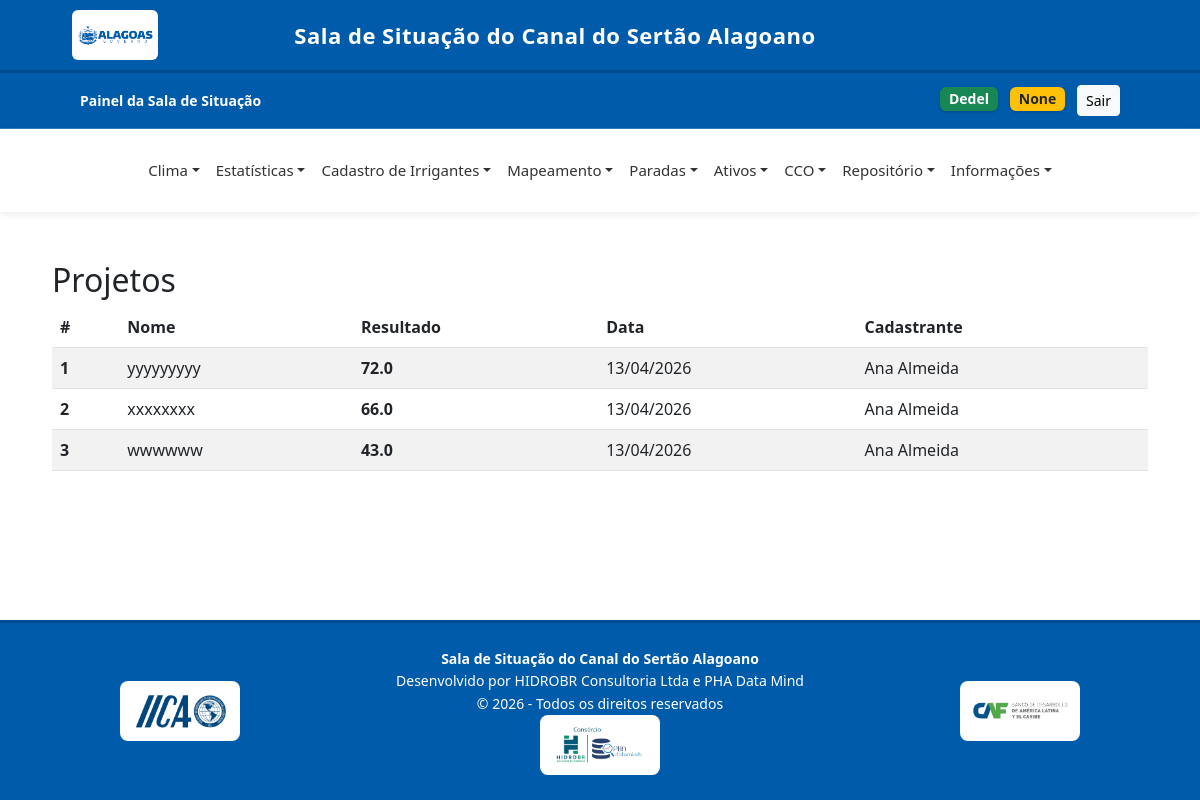
The app's page /projetos/ (signed in) with its own data.
### core/models.py (models this page shows, shortened)
class User(AbstractUser):
    GRUPOS_CHOICES = [
        ('seinfra', 'SEINFRA'),
        ('casal', 'CASAL'),
        ('segov', 'SEGOV'),
        ('seagri', 'SEAGRI'),
        ('arsal', 'ARSAL'),
        ('sefaz', 'SEFAZ'),
        ('iica', 'IICA'),
    ]
    grupo = models.CharField(max_length=50, choices=GRUPOS_CHOICES, blank=True, null=True)
    email = models.EmailField()
    groups = models.ManyToManyField(Group, related_name="+", blank=True)
    user_permissions = models.ManyToManyField(Permission, related_name="+", blank=True)
    def __str__(self):
        return self.get_full_name() or self.username

class Projeto(models.Model):
    NOTA_CHOICES = [(i, i) for i in range(1, 6)]
    nome = models.CharField(max_length=200)
    descricao = models.TextField(blank=True, null=True)
    determinacao_legal = models.IntegerField(choices=NOTA_CHOICES)
    impacto_metas = models.IntegerField(choices=NOTA_CHOICES)
    alinhamento = models.IntegerField(choices=NOTA_CHOICES)
    situacao = models.IntegerField(choices=NOTA_CHOICES)
    dispo_recurso = models.IntegerField(choices=NOTA_CHOICES)
    complexidade = models.IntegerField(choices=NOTA_CHOICES)
    custo = models.IntegerField(choices=NOTA_CHOICES)
    prazo = models.IntegerField(choices=NOTA_CHOICES)
    riscos = models.IntegerField(choices=NOTA_CHOICES)
    tempo_resultado = models.IntegerField(choices=NOTA_CHOICES)
    data_de_cadastro = models.DateTimeField(auto_now_add=True)
    cadastrante = models.ForeignKey(User, on_delete=models.SET_NULL, null=True)
    resultado = models.FloatField(blank=True, null=True)
    class Meta:
        ordering = ['-resultado']

### core/views.py (the view)
# urls.py: path('projetos/', views.lista_projetos, name='lista_projetos'),
@login_required
def lista_projetos(request):
    projetos = Projeto.objects.all()
    return render(request, 'projetos/lista.html', {
        'projetos': projetos
    })

### core/context_processors.py (called while the page is built, shortened)
def contador_ouvidoria(request):
    if not request.user.is_authenticated:
        return {}
    user = request.user
    if user.grupo =='seagri':
        qs = Manifestacao.objects.filter(setor_responsavel='SEAGRI')
    elif user.grupo == 'casal':
        qs = Manifestacao.objects.filter(setor_responsavel='CASAL')
    else:
        return {}

### templates/projetos/lista.html (shortened to what this page needs)
{% extends 'base.html' %}
{% load static %}
{% block content %}
<link rel="stylesheet" href="{% static 'css/lista.css' %}">
<div class="container mt-4">
    <h2>Projetos</h2>
    {% if projetos %}
    <table class="table table-striped">
        <thead>
            <tr>
                <th>#</th>
                <th>Nome</th>
                <th>Resultado</th>
                <th>Data</th>
                <th>Cadastrante</th>
            </tr>
        </thead>
        <tbody>
            {% for projeto in projetos %}
            <tr class="linha-clicavel" onclick="window.location='{% url 'detalhes_projeto' projeto.id %}'">
                <td><strong>{{ forloop.counter }}</strong></td>
                <td>{{ projeto.nome }}</td>
                <td><strong>{{ projeto.resultado }}</strong></td>
                <td>{{ projeto.data_de_cadastro|date:"d/m/Y" }}</td>
                <td>{{ projeto.cadastrante }}</td>
            </tr>
            {% endfor %}
        </tbody>
    </table>
    {% else %}
    <h6>Nenhum projeto foi cadastrado pela SEGOV até o momento.</h6>
    {% endif %}
</div>
{% endblock %}

### templates/base.html (shortened to what this page needs)
{% load static %}
<!DOCTYPE html>
<html lang="pt-br">
<head>
    <link rel="stylesheet" href="{% static 'css/base.css' %}">
    <link href="https://cdn.jsdelivr.net/npm/bootstrap@5.3.0/dist/css/bootstrap.min.css" rel="stylesheet">
    <link rel="stylesheet" href="https://unpkg.com/leaflet/dist/leaflet.css"/>
</head>
<body>
<div class="header-institucional">
    <div class="container-fluid d-flex align-items-center justify-content-between">
        <div class="d-flex align-items-center">
            <img src="{% static 'img/governo.png' %}" height="100" class="me-4">
        </div>
        <div class="titulo-sistema text-center">
            <a class="navbar-brand align-items-center" href="{% url 'home' %}">
                Sala de Situação do Canal do Sertão Alagoano
            </a>
        </div>
    </div>
</div>
<div class="navbar-custom d-flex justify-content-between align-items-center">
    <div>
        <a class="navbar-brand align-items-center" href="{% url 'home' %}">
            <span><strong>Painel da Sala de Situação</strong></span>
        </a>
    </div>
    <div>
        {% if user.is_authenticated %}
            <span class="badge bg-success badge-usuario me-2">
                {{ user.get_full_name|default:user.username }}
            </span>
            <span class="badge bg-warning text-dark badge-usuario me-2">
                {{ user.get_grupo_display }}
            </span>
            <form action="{% url 'logout' %}" method="post" style="display:inline;">
                <button type="submit" class="btn btn-light btn-sm">Sair</button>
            </form>
        {% endif %}
    </div>
</div>
{% if user.is_authenticated %}
<nav class="navbar navbar-expand-lg navbar-light">
    <div class="container-fluid">
        <div class="collapse navbar-collapse justify-content-center" id="navbarMenu">
            <ul class="navbar-nav">
                <li class="nav-item dropdown">
                    <a class="nav-link dropdown-toggle" href="#">Clima</a>
                </li>
                <li class="nav-item dropdown">
                    <a class="nav-link dropdown-toggle" href="#">Estatísticas</a>
                </li>
                <li class="nav-item dropdown">
                    <a class="nav-link dropdown-toggle" href="#">Cadastro de Irrigantes</a>
                </li>
                <li class="nav-item dropdown">
                    <a class="nav-link dropdown-toggle" href="#">Mapeamento</a>
                </li>
                <li class="nav-item dropdown">
                    <a class="nav-link dropdown-toggle" href="#">Paradas</a>
                </li>
                <li class="nav-item dropdown">
                    <a class="nav-link dropdown-toggle" href="#">Ativos</a>
                </li>
                <li class="nav-item dropdown">
                    <a class="nav-link dropdown-toggle" href="#">CCO</a>
                </li>
                <li class="nav-item dropdown">
                    <a class="nav-link dropdown-toggle" href="#">Repositório</a>
                </li>
                <li class="nav-item dropdown">
                    <a class="nav-link dropdown-toggle" href="#">Informações</a>
                </li>
            </ul>
        </div>
    </div>
</nav>
{% endif %}
<div class="container-main">
    {% block content %}
    {% endblock %}
</div>
<footer class="footer-institucional">
    <div class="container">
        <div class="row align-items-center">
            <div class="col-md-3 text-center text-md-start mb-3 mb-md-0">
                <div class="logo-box">
                    <img src="{% static 'img/iica.png' %}" alt="IICA">
                </div>
            </div>
            <div class="col-md-6 text-center footer-texto">
                <strong>Sala de Situação do Canal do Sertão Alagoano</strong><br>
                Desenvolvido por HIDROBR Consultoria Ltda e PHA Data Mind<br>
                © {% now "Y" %} - Todos os direitos reservados
                <div class="logo-box">
                    <img src="{% static 'img/hidro-pha.png' %}" alt="Hidro-PHA">
                </div>
            </div>
            <div class="col-md-3 text-center text-md-end">
                <div class="logos-direita">
                    <div class="logo-box">
                        <img src="{% static 'img/caf.png' %}" alt="CAF">
                    </div>
                </div>
            </div>
        </div>
    </div>
</footer>
</body>
</html>

### static/css/base.css (style rules this page uses)
html, body { height: 100%; }
body { margin: 0; font-family: Arial, Helvetica, sans-serif; background-color: #f4f6f9; display: flex; flex-direction: column; min-height: 100vh; }
.container-main { flex: 1; padding: 25px 40px; }
.header-institucional { background-color: #005baa; padding: 10px 60px; color: white; border-bottom: 3px solid #004a8f; }
.header-institucional img { max-height: 50px; background-color: white; padding: 6px 5px; border-radius: 6px; margin-right: 15px; }
.titulo-sistema { font-size: 22px; font-weight: bold; letter-spacing: 0.5px; }
.navbar-custom { background-color: #005baa; color: white; padding: 12px 80px; font-size: 14px; border-bottom: 1px solid rgba(255,255,255,0.2); }
.navbar-custom a { color: white; text-decoration: none; margin-right: 15px; font-weight: 500; }
.badge-usuario { font-size: 14px !important; padding: 8px 12px; border-radius: 6px !important; box-shadow: 0 1px 3px rgba(0,0,0,0.2) !important; }
.navbar { background-color: #ffffff; min-height: 75px; box-shadow: 0 2px 8px rgba(0,0,0,0.08); z-index: 1000; padding-left: 60px; padding-right: 60px; }
.navbar .nav-link { color: #333 !important; font-weight: 500; padding: 22px 12px; font-size: 15px; }
.dropdown-toggle::after { transition: 0.3s; }
.footer-institucional { background-color: #005baa; color: white; padding: 25px 40px; border-top: 3px solid #004a8f; font-size: 14px; margin-top: auto; }
.footer-texto { line-height: 1.6; }
.logo-box { width: 120px; height: 60px; background-color: white; border-radius: 8px; display: flex; align-items: center; justify-content: center; padding: 6px; margin: 0 auto; overflow: hidden; }
.logo-box img { width: auto; height: auto; max-width: 100%; max-height: 100%; display: block; }
.logos-direita { display: flex; gap: 10px; justify-content: center; }

### static/css/lista.css (style rules this page uses)
.linha-clicavel { cursor: pointer; transition: background 0.2s ease; }

### records on screen
User: get_full_name "Dedel", grupo "None"
Projeto: nome "yyyyyyyyy", resultado "72.0", data_de_cadastro "13/04/2026", cadastrante "Ana Almeida"
Projeto: nome "xxxxxxxx", resultado "66.0", data_de_cadastro "13/04/2026", cadastrante "Ana Almeida"
Projeto: nome "wwwwww", resultado "43.0", data_de_cadastro "13/04/2026", cadastrante "Ana Almeida"
